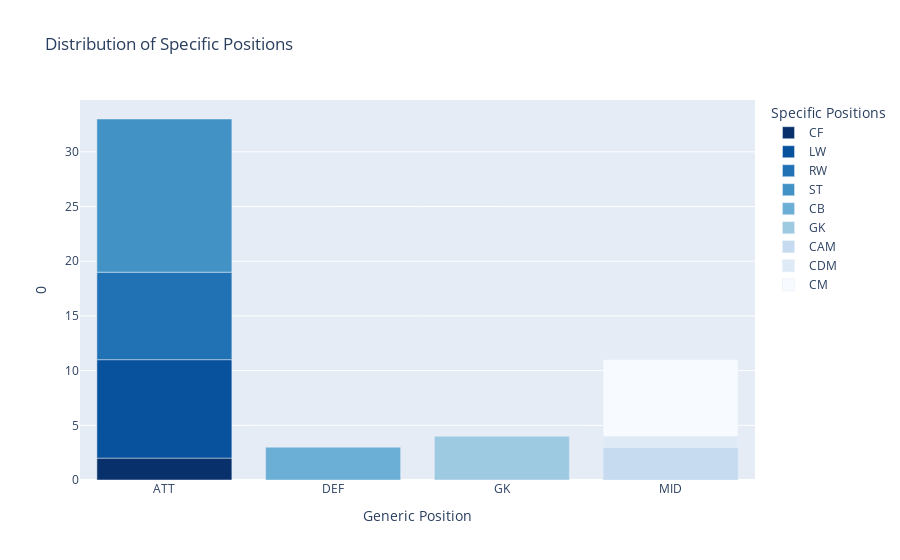

Source (notebook cell):
### Code cell
stacked_positions = last_5_years_with_gk.groupby(['general_position', 'player_positions']).size()
stacked_positions = pd.DataFrame(stacked_positions)
stacked_positions.reset_index(drop=False, inplace=True)

stacked_positions

fig = px.bar(stacked_positions, x="general_position", y=0, color="player_positions", labels={"general_position": "Generic Position","player_positions": "Specific Positions",0: "Number of Players"},title="Distribution of Specific Positions", color_discrete_sequence= px.colors.sequential.Blues_r)
fig.show()

### Figure 1 — Plotly figure (JSON) as saved in the notebook; plotly's stock layout.template omitted (floating-point values rounded to 4 significant figures)
{"data": [{"alignmentgroup": "True", "hovertemplate": "Specific Positions=CF<br>Generic Position=%{x}<br>0=%{y}<extra></extra>", "legendgroup": "CF", "marker": {"color": "rgb(8,48,107)", "pattern": {"shape": ""}}, "name": "CF", "offsetgroup": "CF", "orientation": "v", "showlegend": true, "textposition": "auto", "type": "bar", "x": ["ATT"], "xaxis": "x", "y": [2], "yaxis": "y"}, {"alignmentgroup": "True", "hovertemplate": "Specific Positions=LW<br>Generic Position=%{x}<br>0=%{y}<extra></extra>", "legendgroup": "LW", "marker": {"color": "rgb(8,81,156)", "pattern": {"shape": ""}}, "name": "LW", "offsetgroup": "LW", "orientation": "v", "showlegend": true, "textposition": "auto", "type": "bar", "x": ["ATT"], "xaxis": "x", "y": [9], "yaxis": "y"}, {"alignmentgroup": "True", "hovertemplate": "Specific Positions=RW<br>Generic Position=%{x}<br>0=%{y}<extra></extra>", "legendgroup": "RW", "marker": {"color": "rgb(33,113,181)", "pattern": {"shape": ""}}, "name": "RW", "offsetgroup": "RW", "orientation": "v", "showlegend": true, "textposition": "auto", "type": "bar", "x": ["ATT"], "xaxis": "x", "y": [8], "yaxis": "y"}, {"alignmentgroup": "True", "hovertemplate": "Specific Positions=ST<br>Generic Position=%{x}<br>0=%{y}<extra></extra>", "legendgroup": "ST", "marker": {"color": "rgb(66,146,198)", "pattern": {"shape": ""}}, "name": "ST", "offsetgroup": "ST", "orientation": "v", "showlegend": true, "textposition": "auto", "type": "bar", "x": ["ATT"], "xaxis": "x", "y": [14], "yaxis": "y"}, {"alignmentgroup": "True", "hovertemplate": "Specific Positions=CB<br>Generic Position=%{x}<br>0=%{y}<extra></extra>", "legendgroup": "CB", "marker": {"color": "rgb(107,174,214)", "pattern": {"shape": ""}}, "name": "CB", "offsetgroup": "CB", "orientation": "v", "showlegend": true, "textposition": "auto", "type": "bar", "x": ["DEF"], "xaxis": "x", "y": [3], "yaxis": "y"}, {"alignmentgroup": "True", "hovertemplate": "Specific Positions=GK<br>Generic Position=%{x}<br>0=%{y}<extra></extra>", "legendgroup": "GK", "marker": {"color": "rgb(158,202,225)", "pattern": {"shape": ""}}, "name": "GK", "offsetgroup": "GK", "orientation": "v", "showlegend": true, "textposition": "auto", "type": "bar", "x": ["GK"], "xaxis": "x", "y": [4], "yaxis": "y"}, {"alignmentgroup": "True", "hovertemplate": "Specific Positions=CAM<br>Generic Position=%{x}<br>0=%{y}<extra></extra>", "legendgroup": "CAM", "marker": {"color": "rgb(198,219,239)", "pattern": {"shape": ""}}, "name": "CAM", "offsetgroup": "CAM", "orientation": "v", "showlegend": true, "textposition": "auto", "type": "bar", "x": ["MID"], "xaxis": "x", "y": [3], "yaxis": "y"}, {"alignmentgroup": "True", "hovertemplate": "Specific Positions=CDM<br>Generic Position=%{x}<br>0=%{y}<extra></extra>", "legendgroup": "CDM", "marker": {"color": "rgb(222,235,247)", "pattern": {"shape": ""}}, "name": "CDM", "offsetgroup": "CDM", "orientation": "v", "showlegend": true, "textposition": "auto", "type": "bar", "x": ["MID"], "xaxis": "x", "y": [1], "yaxis": "y"}, {"alignmentgroup": "True", "hovertemplate": "Specific Positions=CM<br>Generic Position=%{x}<br>0=%{y}<extra></extra>", "legendgroup": "CM", "marker": {"color": "rgb(247,251,255)", "pattern": {"shape": ""}}, "name": "CM", "offsetgroup": "CM", "orientation": "v", "showlegend": true, "textposition": "auto", "type": "bar", "x": ["MID"], "xaxis": "x", "y": [7], "yaxis": "y"}], "layout": {"barmode": "relative", "legend": {"title": {"text": "Specific Positions"}, "tracegroupgap": 0}, "title": {"text": "Distribution of Specific Positions"}, "xaxis": {"anchor": "y", "domain": [0, 1], "title": {"text": "Generic Position"}}, "yaxis": {"anchor": "x", "domain": [0, 1], "title": {"text": "0"}}}}
